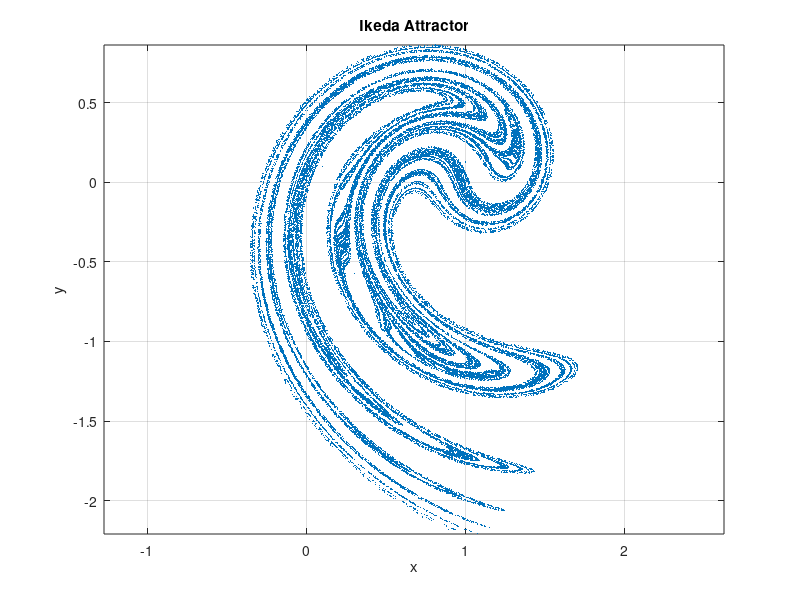

This chart was generated by the following MATLAB code:


u = 0.9;
k = 0.4;
p = 6.0;


N = 50000;

x = zeros(1, N);
y = zeros(1, N);


x(1) = 0.1;
y(1) = 0.1;


for n = 1:N-1
    r2 = x(n)^2 + y(n)^2;
    theta = k - p / (1 + r2);
    x(n+1) = 1 + u * (x(n)*cos(theta) - y(n)*sin(theta));
    y(n+1) = u * (x(n)*sin(theta) + y(n)*cos(theta));
end


figure;
plot(x, y, '.', 'MarkerSize', 0.5);
title('Ikeda Attractor');
xlabel('x'); ylabel('y');
axis equal;
grid on;
